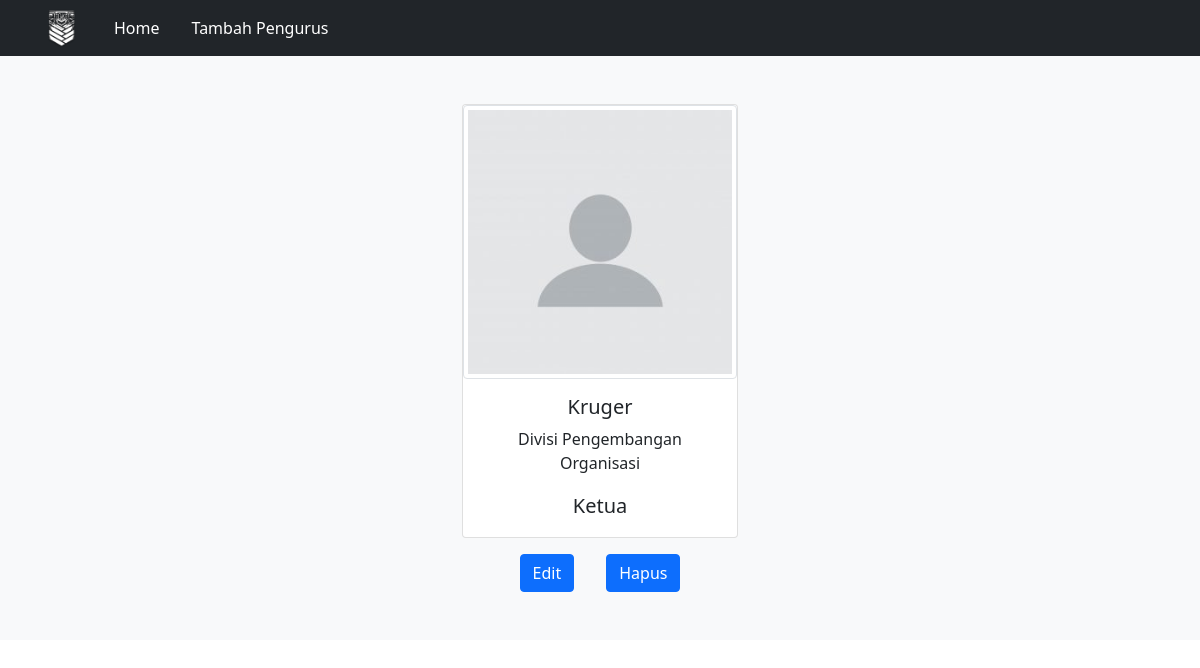
/detail_pengurus.php?nim=2000123, run on the app's committed database.
### tables this page shows
CREATE TABLE `pengurus` (
  `nim` int(7) NOT NULL,
  `nama` varchar(255) NOT NULL,
  `semester` int(3) NOT NULL,
  `id_bidang` int(3) NOT NULL
);

CREATE TABLE `divisi` (
  `id_divisi` int(3) NOT NULL,
  `nama_divisi` varchar(255) NOT NULL
);

CREATE TABLE `bidang_divisi` (
  `id_bidang` int(3) NOT NULL,
  `jabatan` varchar(255) NOT NULL,
  `id_divisi` int(3) NOT NULL
);

### class/DB.php (called while the page is built, shortened)
<?php
class DB{
	var $db_host = 'localhost';
	var $db_user = 'root';
	var $db_password = '';
	var $db_name = 'tp2dpbo';
	var $db_connect = '';
	var $result = 0;
	function open(){
		$this->db_connect = mysqli_connect($this->db_host, $this->db_user, $this->db_password, $this->db_name);
	}
	function execute($query=""){
		$this->result = mysqli_query($this->db_connect, $query);
		return $this->result;
	}
	function getResult(){
		return mysqli_fetch_array($this->result);
	}
}
?>

### class/pengurus.php (called while the page is built, shortened)
<?php
class pengurus extends DB{
	function get_pengurus_byNIM($nim){
		$query = "SELECT * FROM pengurus WHERE nim=$nim";
		return $this->execute($query);
	}
}
?>

### class/bidang_divisi.php (called while the page is built, shortened)
<?php
class bidang_divisi extends DB{
    function get_bidang_byId($id){
		$query = "SELECT * FROM bidang_divisi WHERE id_bidang=$id";
		return $this->execute($query);
	}
}
?>

### class/divisi.php (called while the page is built, shortened)
<?php
class divisi extends DB{
    function get_divisi_byId($id){
		$query = "SELECT * FROM divisi WHERE id_divisi=$id";
		return $this->execute($query);
	}
}
?>

### detail_pengurus.php (the view, shortened to what this page needs)
<?php
include("class/DB.php");
include("class/pengurus.php");
include("class/bidang_divisi.php");
include("class/divisi.php");
?>
<!DOCTYPE html>
<html lang="en">
<head>
    <link href="https://cdn.jsdelivr.net/npm/bootstrap@5.0.2/dist/css/bootstrap.min.css" rel="stylesheet"
>
</head>
<body>
<nav class="p-2 bg-dark text-white">
    <div class="container">
        <div class="d-flex align-items-center justify-content-start">
            <img src="images/GnK.png" alt="logo" height="40px" width="auto" class="pe-3">
            <ul class="nav col-12">
                <li><a href="index.php" class="nav-link px-3 text-white">Home</a></li>
                <li><a href="form_pengurus.php" class="nav-link px-3 text-white">Tambah Pengurus</a></li>
            </ul>
        </div>
    </div>
</nav>
<?php
    if(isset($_GET['nim'])){
      $get_nim = $_GET['nim'];
    }else{
      header('location:index.php');
    }
    $pengurus = new pengurus();
    $bidang = new bidang_divisi();
    $divisi = new divisi();
    $pengurus->open();
    $bidang->open();
    $divisi->open();
    $pengurus->get_pengurus_byNIM($get_nim);
    list($nim, $namaPengurus, $semester, $idBidang_inpengurus) = $pengurus->getResult();
?>
<main>
    <div class="py-5 bg-light">
        <div class="container w-25">
          <div class="d-flex justify-content-center">
            <div class="d-flex justify-content-center">
                <div class="card text-center text-dark">
                  <img src="images/profile_blank.jpg" width="auto" height="auto" alt="foto" class="img-thumbnail">
                  <?php
                    $bidang->get_bidang_byId($idBidang_inpengurus);
                    list($idBidang, $jabatan, $idDivisi_inbidang) = $bidang->getResult();
                    $divisi->get_divisi_byId($idDivisi_inbidang);
                    list($idDivisi, $namaDivisi) = $divisi->getResult();
                  ?>
                  <div class="card-body">
                    <h5 class="card-text px-2"><?php echo $namaPengurus ?></h5>
                    <p class="card-text px-2"><?php echo $namaDivisi?></p>
                    <p class="card-text px-2 fs-5"><?php echo $jabatan?></p>
                  </div>
                </div>
            </div>
          </div>
          <div class="d-flex justify-content-center">
            <a href="form_pengurus.php?nim=<?php echo $nim ?>" class="btn btn-primary mx-3 mt-3">Edit</a>
            <a href="delete_pengurus.php?nim=<?php echo $nim ?>" class="btn btn-primary mx-3 mt-3">Hapus</a>
          </div>
        </div>
      </div>
</main>
</body>
</html>

### data on the page
pengurus: nama "Kruger"
divisi: nama_divisi "Divisi Pengembangan Organisasi"
bidang_divisi: jabatan "Ketua"
